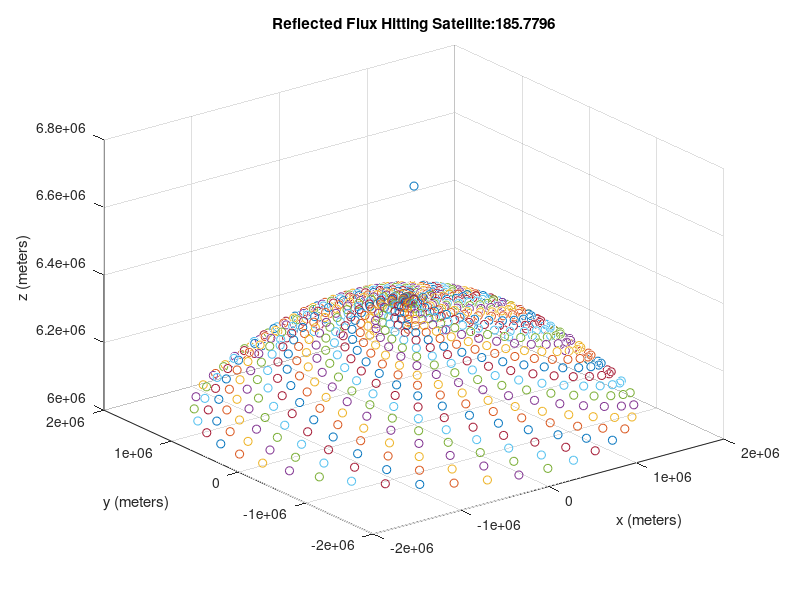

The MATLAB script that drew this image: (Note: a time limit stopped this script after it produced the figure.)
    %This program is meant to provide a graphical representation of what's
    %going on in the C++ flux calculator5. I'm using
    %this as a graphical representation of what's going on in the other
    %program.
function main
    clc;
    clear all;
    close all;
    EARTH_RADIUS=6371000;
    albedo=.3;
    E_s=1360;
    e=1-albedo;
    M_b=E_s/4;
    Ac=.5;
    
    SUN_ORIGINAL_X=3.581118709561659*10^10;
    SUN_ORIGINAL_Y=-1.308927327368016*10^11;
    SUN_ORIGINAL_Z=-5.677199113568006*10^10;
   
    SAT_X=0;
    SAT_Y=0;
    SAT_Z=0;
    
    fileID = fopen('satPositionsTest.txt','r');
    imageNameCounter=1;
    tline = fgets(fileID);
    
    while ischar(tline)
        
        tline=strtrim(tline);
        %break up the line by spaces into an array...
        stringsArray = strsplit(tline,' ');

        cell1=stringsArray(1);
        SAT_X=str2num(cell1{1,1});

        cell2=stringsArray(2);
        SAT_Y=str2num(cell2{1,1});

        cell3=stringsArray(3);
        SAT_Z=str2num(cell3{1,1});
        
        [SAT_X,SAT_Y,SAT_Z,SUN_X,SUN_Y,SUN_Z]=adjustSatAndSunPositions(SAT_X,SAT_Y,SAT_Z,SUN_ORIGINAL_X,SUN_ORIGINAL_Y,SUN_ORIGINAL_Z);
        
        scatter3(SAT_X,SAT_Y,SAT_Z,'cyan');
        hold on;
        
        DISTANCE_FROM_EARTH_CENTER_TO_SAT=(SAT_X^2+SAT_Y^2+SAT_Z^2)^.5;
        DISTANCE_FROM_EARTH_CENTER_TO_SUN=(SUN_X^2+SUN_Y^2+SUN_Z^2)^.5;

        MAX_SAT_ANGLE=acos(EARTH_RADIUS/DISTANCE_FROM_EARTH_CENTER_TO_SAT);
        MAX_SUN_ANGLE=acos(EARTH_RADIUS/DISTANCE_FROM_EARTH_CENTER_TO_SUN);

        MAX_DISTANCE_TO_SATELLITE=DISTANCE_FROM_EARTH_CENTER_TO_SAT*sin(MAX_SAT_ANGLE);
        MAX_DISTANCE_TO_SUN=DISTANCE_FROM_EARTH_CENTER_TO_SUN*sin(MAX_SUN_ANGLE);
        
        NUM_STEPS_BETA=20;
        NUM_STEPS_THETA=40;
        
        INTERVAL_BETA=MAX_SAT_ANGLE/NUM_STEPS_BETA;
        THETA_MAX=2*pi;
        INTERVAL_THETA=THETA_MAX/NUM_STEPS_THETA;
        
        NET_FLUX=0;
        
        for alpha=0:INTERVAL_BETA:MAX_SAT_ANGLE
            for theta=0:INTERVAL_THETA:THETA_MAX
                x=EARTH_RADIUS*sin(alpha)*cos(theta);
                y=EARTH_RADIUS*sin(alpha)*sin(theta);
                z=EARTH_RADIUS*cos(alpha);

                ACTUAL_DISTANCE_TO_SATELLITE=((x-SAT_X)^2+(y-SAT_Y)^2+(z-SAT_Z)^2)^.5;
                ACTUAL_DISTANCE_TO_SUN=((x-SUN_X)^2+(y-SUN_Y)^2+(z-SUN_Z)^2)^.5;

                if ACTUAL_DISTANCE_TO_SATELLITE<MAX_DISTANCE_TO_SATELLITE && ACTUAL_DISTANCE_TO_SUN<MAX_DISTANCE_TO_SUN
                    %visible to both satellite and the sun.
                    
                    %In the final version, take out the plotting, and only
                    %calculate...
                    scatter3(x,y,z,'red');
                    
%                   This is the case where we calculate flux...
                    r = ( (x-SAT_X)^2 + (y-SAT_Y)^2 + (z-SAT_Z)^2 )^.5;  %distance between area element and the satellite.
    
                    areaEarthElement=EARTH_RADIUS^2*sin(alpha)*INTERVAL_THETA*INTERVAL_BETA;
                    
                    a=[x,y,z]; %vector normal to earth element.
                    b=[SUN_X-x,SUN_Y-y,SUN_Z-z] % vector from earth element to sun
                    
                    sunAngle=acos(dot(a,b)/(norm(a)*norm(b))); % angle between a and b
                    
                    dflux=(albedo*E_s*cos(sunAngle)+e*M_b)*Ac/(pi*r^2)*cos(alpha)*areaEarthElement; % flux calculation
                    
                    NET_FLUX=NET_FLUX+dflux;
                    
                elseif ACTUAL_DISTANCE_TO_SATELLITE<MAX_DISTANCE_TO_SATELLITE %only visible to the satellite.
                    scatter3(x,y,z,'black');
                elseif ACTUAL_DISTANCE_TO_SUN<MAX_DISTANCE_TO_SUN % only visible to the sun.
                    scatter3(x,y,z,'yellow');
                else % not visible to the sun or the satellite
                    scatter3(x,y,z,'green');
                end
                hold on;
            end
        end

        title(strcat('Reflected Flux Hitting Satellite: ',num2str(NET_FLUX)));
        tline = fgets(fileID);
        xlabel('x (meters)');
        ylabel('y (meters)');
        zlabel('z (meters)');

        saveas( gcf, int2str(strcat(imageNameCounter,'nonrotated')), 'jpg' );

        %no need to save images in the final version, TODO DELETE
%         saveas( gcf, int2str(imageNameCounter), 'jpg' ); % saves the plot as image; optional...
        imageNameCounter=imageNameCounter+1;
        close all;
    end
end

function [SAT_X0,SAT_Y0,SAT_Z0,SUN_X0,SUN_Y0,SUN_Z0]=adjustSatAndSunPositions(SAT_X,SAT_Y,SAT_Z,SUN_X,SUN_Y,SUN_Z)
    
    new_z=[SAT_X,SAT_Y,SAT_Z];
    new_z=new_z/norm(new_z);
    
    new_x=cross([0,0,1],new_z);
    new_x=new_x/norm(new_x);
    new_y=cross(new_z,new_x);
    new_y=new_y/norm(new_y);
    
    R=[new_x;new_y;new_z];
        
    SUN_NEW_VECTOR=R*[SUN_X;SUN_Y;SUN_Z];
    SUN_X0=SUN_NEW_VECTOR(1,1);
    SUN_Y0=SUN_NEW_VECTOR(2,1);
    SUN_Z0=SUN_NEW_VECTOR(3,1);
    
    SAT_OLD=[SAT_X;SAT_Y;SAT_Z];
    SAT_NEW_VECTOR=R*SAT_OLD;
    SAT_X0=SAT_NEW_VECTOR(1,1);
    SAT_Y0=SAT_NEW_VECTOR(2,1);
    SAT_Z0=SAT_NEW_VECTOR(3,1);

end
